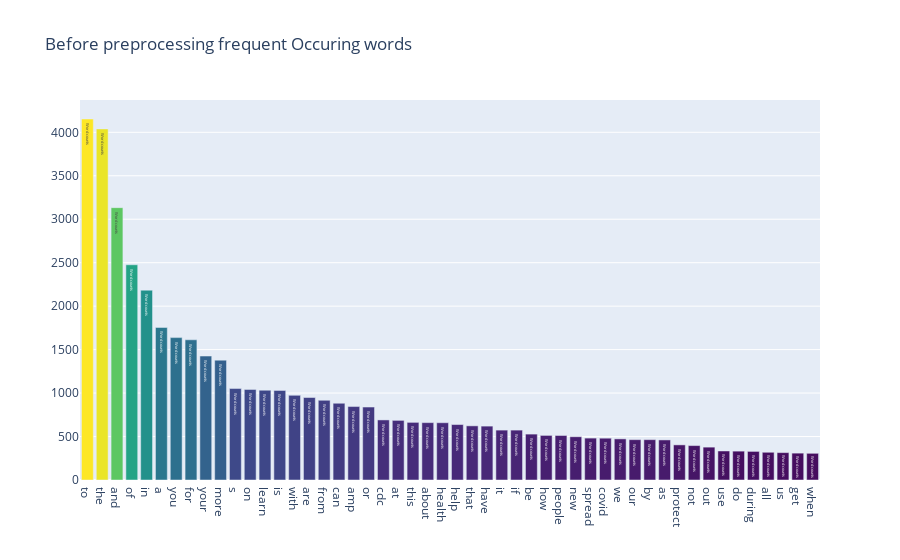

This figure's notebook cell:
### Code cell
#bar graph to represent the most frequent words
import chart_studio.plotly as py
import plotly.graph_objs as go
from plotly.offline import init_notebook_mode, iplot
init_notebook_mode(connected=True)
data = [go.Bar(
            x = words_list_before.index.values[0:50],
            y = words_list_before.values[0:50],
            marker= dict(colorscale='Viridis',
                         color = words_list_before.values[0:100]
                        ),
            text='Word counts'
    )]

layout = go.Layout(
    title='Before preprocessing frequent Occuring words'
)

fig = go.Figure(data=data, layout=layout)

iplot(fig, filename='basic-bar')

### Figure 1 — Plotly figure (JSON) as saved in the notebook; plotly's stock layout.template omitted (floating-point values rounded to 4 significant figures)
{"data": [{"marker": {"color": [4153, 4039, 3133, 2476, 2184, 1755, 1638, 1613, 1426, 1379, 1052, 1042, 1033, 1031, 974, 949, 917, 883, 845, 839, 691, 686, 663, 660, 659, 638, 623, 620, 574, 574, 528, 513, 512, 498, 482, 481, 473, 464, 464, 461, 404, 396, 378, 334, 332, 329, 319, 315, 309, 307, 295, 286, 284, 273, 262, 261, 261, 258, 256, 252, 251, 247, 246, 239, 238, 235, 233, 228, 224, 218, 213, 213, 213, 211, 210, 204, 203, 201, 200, 200, 199, 195, 192, 191, 190, 187, 186, 185, 184, 184, 182, 179, 179, 176, 176, 173, 170, 170, 170, 169], "colorscale": [[0, "#440154"], [0.1111, "#482878"], [0.2222, "#3e4989"], [0.3333, "#31688e"], [0.4444, "#26828e"], [0.5556, "#1f9e89"], [0.6667, "#35b779"], [0.7778, "#6ece58"], [0.8889, "#b5de2b"], [1, "#fde725"]]}, "text": "Word counts", "type": "bar", "x": ["to", "the", "and", "of", "in", "a", "you", "for", "your", "more", "s", "on", "learn", "is", "with", "are", "from", "can", "amp", "or", "cdc", "at", "this", "about", "health", "help", "that", "have", "it", "if", "be", "how", "people", "new", "spread", "covid", "we", "our", "by", "as", "protect", "not", "out", "use", "do", "during", "all", "us", "get", "when"], "y": [4153, 4039, 3133, 2476, 2184, 1755, 1638, 1613, 1426, 1379, 1052, 1042, 1033, 1031, 974, 949, 917, 883, 845, 839, 691, 686, 663, 660, 659, 638, 623, 620, 574, 574, 528, 513, 512, 498, 482, 481, 473, 464, 464, 461, 404, 396, 378, 334, 332, 329, 319, 315, 309, 307]}], "layout": {"title": {"text": "Before preprocessing frequent Occuring words"}}}
